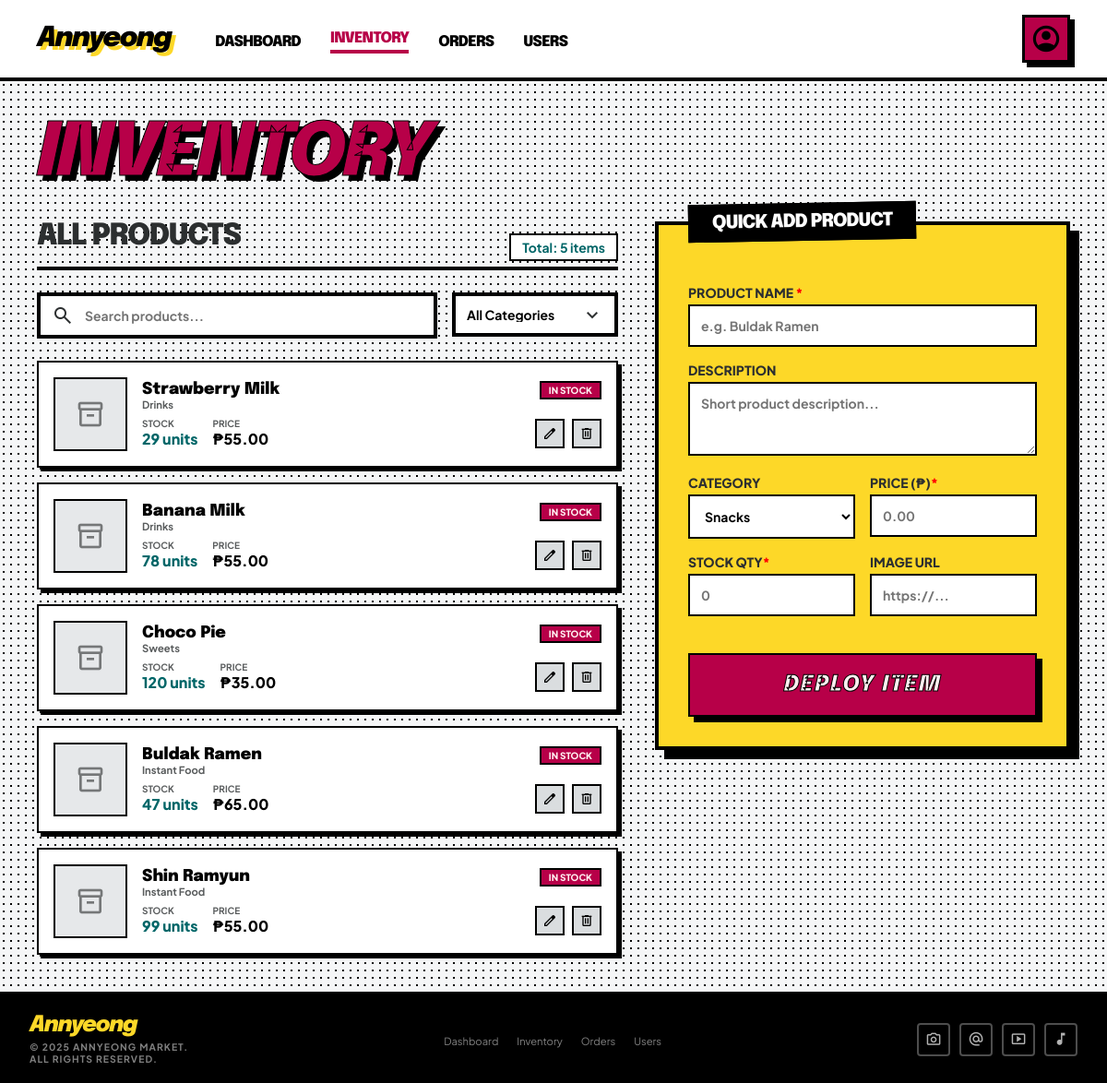
Page /inventoryMng.php (signed in) on the committed database.
### tables this page shows
CREATE TABLE `products` (
  `id` int(11) NOT NULL,
  `name` varchar(100) NOT NULL,
  `description` text DEFAULT NULL,
  `price` decimal(10,2) NOT NULL,
  `category` varchar(50) DEFAULT NULL,
  `image_url` text DEFAULT NULL,
  `stock_quantity` int(11) DEFAULT 0,
  `created_at` timestamp NOT NULL DEFAULT current_timestamp(),
  `barcode` varchar(20) DEFAULT NULL
);

### inventoryMng.php (the view, shortened to what this page needs)
<?php
$search   = isset($_GET['search'])   ? mysqli_real_escape_string($con, trim($_GET['search']))   : '';
$where = "WHERE 1=1";
$products_result = mysqli_query($con, "SELECT * FROM products $where ORDER BY created_at DESC");
$total_items = mysqli_num_rows($products_result);
$edit_product = null;
?>
<!DOCTYPE html>
<html lang="en">
<head>
</head>
<body>
<header>
  <div class="header-inner">
    <div class="header-left-group">
      <a href="dashboard.php" class="logo">Annyeong</a>
      <nav>
        <a href="dashboard.php">Dashboard</a>
        <a href="inventoryMng.php" class="active">Inventory</a>
        <a href="orderMng.php">Orders</a>
        <a href="usersMng.php">Users</a>
      </nav>
    </div>
    <div class="profile-trigger-wrap">
      <a href="#" class="profile-trigger" onclick="toggleDropdown(event)">
        <span class="material-symbols-outlined">account_circle</span>
      </a>
    </div>
  </div>
</header>
<main>
  <h1 class="page-title">Inventory</h1>
  <div class="main-grid">
    <div>
      <div class="col-header">
        <h2>All Products</h2>
        <span>Total: <?php echo $total_items; ?> items</span>
      </div>
      <form method="GET" action="inventoryMng.php" class="search-filter">
        <div class="search-wrap">
          <input type="text" name="search" placeholder="Search products..." value="<?php echo htmlspecialchars($search); ?>"/>
          <span class="material-symbols-outlined search-icon">search</span>
        </div>
        <div class="filter-wrap">
          <select name="category" onchange="this.form.submit()">
            <option value="">All Categories</option>
          </select>
        </div>
      </form>
      <div class="product-list">
        <?php if ($products_result && mysqli_num_rows($products_result) > 0):
          while ($p = mysqli_fetch_assoc($products_result)):
            if ($p['stock_quantity'] > 20) { $stock_class = 'stat-val-good'; $badge_class = 'badge-in'; $badge_text = 'IN STOCK'; }
            elseif ($p['stock_quantity'] > 0) { $stock_class = 'stat-val-bad'; $badge_class = 'badge-low'; $badge_text = 'LOW STOCK'; }
            else { $stock_class = 'stat-val-bad'; $badge_class = 'badge-out'; $badge_text = 'OUT OF STOCK'; }
        ?>
        <div class="product-card">
          <div class="product-thumb">
            <?php if ($p['image_url']): ?>
            <span class="material-symbols-outlined" style="display:none">inventory_2</span>
            <?php else: ?>
            <span class="material-symbols-outlined">inventory_2</span>
            <?php endif; ?>
          </div>
          <div class="product-info">
            <div class="product-top">
              <div>
                <h3><?php echo htmlspecialchars($p['name']); ?></h3>
                <p class="category-tag"><?php echo htmlspecialchars($p['category'] ?? 'Uncategorized'); ?></p>
              </div>
              <span class="badge <?php echo $badge_class; ?>"><?php echo $badge_text; ?></span>
            </div>
            <div class="product-bottom">
              <div class="product-stats">
                <div>
                  <p class="stat-label">Stock</p>
                  <p class="<?php echo $stock_class; ?>"><?php echo $p['stock_quantity']; ?> units</p>
                </div>
                <div>
                  <p class="stat-label">Price</p>
                  <p class="stat-val-norm">₱<?php echo number_format($p['price'], 2); ?></p>
                </div>
              </div>
              <div class="action-btns">
                <a href="inventoryMng.php?edit=<?php echo $p['id']; ?><?php echo $search ? '&search='.urlencode($search) : ''; ?>" class="action-btn edit-btn" title="Edit">
                  <span class="material-symbols-outlined">edit</span>
                </a>
                <a href="inventoryMng.php?delete=<?php echo $p['id']; ?>" class="action-btn delete-btn"
                   onclick="return confirm('Delete <?php echo addslashes($p['name']); ?>?')" title="Delete">
                  <span class="material-symbols-outlined">delete</span>
                </a>
              </div>
            </div>
          </div>
        </div>
        <?php endwhile;
        else: ?>
        <div class="no-products">No products found. Add your first product using the form!</div>
        <?php endif; ?>
      </div>
    </div>
    <div>
      <div class="quick-add-panel <?php echo $edit_product ? 'panel-edit' : ''; ?>">
        <div class="panel-label">
          <h2><?php echo $edit_product ? 'EDIT PRODUCT' : 'QUICK ADD PRODUCT'; ?></h2>
        </div>
        <form class="quick-add-form" method="POST" action="inventoryMng.php">
          <div class="form-group">
            <label>Product Name <span style="color: red;">*</span></label>
            <input type="text" name="name" placeholder="e.g. Buldak Ramen" required
              value="<?php echo $edit_product ? htmlspecialchars($edit_product['name']) : ''; ?>"/>
          </div>
          <div class="form-group">
            <label>Description</label>
            <textarea name="description" placeholder="Short product description..."><?php echo $edit_product ? htmlspecialchars($edit_product['description']) : ''; ?></textarea>
          </div>
          <div class="form-row">
            <div class="form-group">
              <label>Category</label>
              <select name="category">
                <option value="Snacks"     <?php echo ($edit_product && $edit_product['category']==='Snacks')     ? 'selected':'' ?>>Snacks</option>
              </select>
            </div>
            <div class="form-group">
              <label>Price (₱)<span style="color: red;">*</span></label>
              <input type="number" name="price" step="0.01" min="0" placeholder="0.00" required
                value="<?php echo $edit_product ? $edit_product['price'] : ''; ?>"/>
            </div>
          </div>
          <div class="form-row">
            <div class="form-group">
              <label>Stock Qty<span style="color: red;">*</span></label>
              <input type="number" name="stock" min="0" placeholder="0" required
                value="<?php echo $edit_product ? $edit_product['stock_quantity'] : ''; ?>"/>
            </div>
            <div class="form-group">
              <label>Image URL</label>
              <input type="text" name="image_url" id="img_url_input" placeholder="https://..."
                value="<?php echo $edit_product ? htmlspecialchars($edit_product['image_url']) : ''; ?>"/>
            </div>
          </div>
          <button class="btn-deploy" type="submit">
            <span><?php echo $edit_product ? 'UPDATE ITEM' : 'DEPLOY ITEM'; ?></span>
          </button>
        </form>
      </div>
    </div>
  </div>
</main>
<footer>
  <div class="footer-brand">
    <span class="footer-brand-name">Annyeong</span>
    <span class="footer-rights">© 2025 Annyeong Market.<br/>All rights reserved.</span>
  </div>
  <ul class="footer-links">
    <li><a href="dashboard.php">Dashboard</a></li>
    <li><a href="inventoryMng.php">Inventory</a></li>
    <li><a href="orderMng.php">Orders</a></li>
    <li><a href="usersMng.php">Users</a></li>
  </ul>
  <div class="footer-socials">
    <a href="#" class="social-icon"><span class="material-symbols-outlined">photo_camera</span></a>
    <a href="#" class="social-icon"><span class="material-symbols-outlined">alternate_email</span></a>
    <a href="#" class="social-icon"><span class="material-symbols-outlined">smart_display</span></a>
    <a href="#" class="social-icon"><span class="material-symbols-outlined">music_note</span></a>
  </div>
</footer>
</body>
</html>

### rows in the picture
products: name "Strawberry Milk", category "Drinks", stock_quantity "IN STOCK", stock_quantity "29", price "55.00"
products: name "Banana Milk", category "Drinks", stock_quantity "IN STOCK", stock_quantity "78", price "55.00"
products: name "Choco Pie", category "Sweets", stock_quantity "IN STOCK", stock_quantity "120", price "35.00"
products: name "Buldak Ramen", category "Instant Food", stock_quantity "IN STOCK", stock_quantity "47", price "65.00"
products: name "Shin Ramyun", category "Instant Food", stock_quantity "IN STOCK", stock_quantity "99", price "55.00"

### other values in the picture
$total_items "5"
